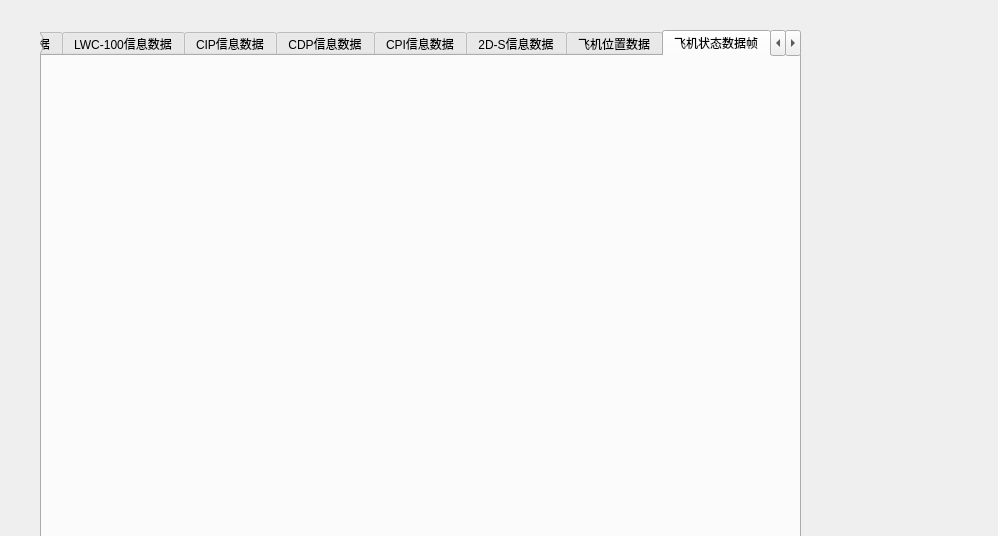
<?xml version="1.0" encoding="UTF-8"?>
<ui version="4.0">
 <class>sendDataWidget</class>
 <widget class="QWidget" name="sendDataWidget">
  <property name="geometry">
   <rect>
    <x>0</x>
    <y>0</y>
    <width>998</width>
    <height>536</height>
   </rect>
  </property>
  <property name="windowTitle">
   <string>Form</string>
  </property>
  <widget class="QTabWidget" name="tabWidget">
   <property name="geometry">
    <rect>
     <x>40</x>
     <y>30</y>
     <width>761</width>
     <height>511</height>
    </rect>
   </property>
   <property name="currentIndex">
    <number>12</number>
   </property>
   <widget class="QWidget" name="AIMMS30">
    <attribute name="title">
     <string>AIMMS-30标准气象数据</string>
    </attribute>
    <widget class="QLabel" name="label_2">
     <property name="geometry">
      <rect>
       <x>150</x>
       <y>100</y>
       <width>72</width>
       <height>16</height>
      </rect>
     </property>
     <property name="text">
      <string>湿度</string>
     </property>
    </widget>
    <widget class="QLabel" name="label_7">
     <property name="geometry">
      <rect>
       <x>410</x>
       <y>100</y>
       <width>72</width>
       <height>16</height>
      </rect>
     </property>
     <property name="text">
      <string>风速</string>
     </property>
    </widget>
    <widget class="QLineEdit" name="lineEdit_2">
     <property name="geometry">
      <rect>
       <x>200</x>
       <y>100</y>
       <width>61</width>
       <height>21</height>
      </rect>
     </property>
    </widget>
    <widget class="QLineEdit" name="lineEdit_5">
     <property name="geometry">
      <rect>
       <x>330</x>
       <y>100</y>
       <width>61</width>
       <height>21</height>
      </rect>
     </property>
    </widget>
    <widget class="QLineEdit" name="lineEdit">
     <property name="geometry">
      <rect>
       <x>80</x>
       <y>100</y>
       <width>61</width>
       <height>21</height>
      </rect>
     </property>
    </widget>
    <widget class="QLabel" name="label_3">
     <property name="geometry">
      <rect>
       <x>270</x>
       <y>100</y>
       <width>72</width>
       <height>16</height>
      </rect>
     </property>
     <property name="text">
      <string>大气压</string>
     </property>
    </widget>
    <widget class="QLineEdit" name="lineEdit_6">
     <property name="geometry">
      <rect>
       <x>460</x>
       <y>100</y>
       <width>61</width>
       <height>21</height>
      </rect>
     </property>
     <property name="text">
      <string/>
     </property>
    </widget>
    <widget class="QLabel" name="label">
     <property name="geometry">
      <rect>
       <x>30</x>
       <y>100</y>
       <width>72</width>
       <height>16</height>
      </rect>
     </property>
     <property name="text">
      <string>温度</string>
     </property>
    </widget>
    <widget class="QLabel" name="label_8">
     <property name="geometry">
      <rect>
       <x>530</x>
       <y>100</y>
       <width>72</width>
       <height>16</height>
      </rect>
     </property>
     <property name="text">
      <string>风向 </string>
     </property>
    </widget>
    <widget class="QLineEdit" name="lineEdit_7">
     <property name="geometry">
      <rect>
       <x>570</x>
       <y>100</y>
       <width>61</width>
       <height>21</height>
      </rect>
     </property>
     <property name="text">
      <string/>
     </property>
    </widget>
   </widget>
   <widget class="QWidget" name="tab_8">
    <attribute name="title">
     <string>AIMMS-30飞机状态包数据</string>
    </attribute>
   </widget>
   <widget class="QWidget" name="tab_9">
    <attribute name="title">
     <string>FCDP数据帧</string>
    </attribute>
   </widget>
   <widget class="QWidget" name="tab_10">
    <attribute name="title">
     <string>D/XAS信息数据帧</string>
    </attribute>
   </widget>
   <widget class="QWidget" name="tab_11">
    <attribute name="title">
     <string>LWC/TWC信息数据</string>
    </attribute>
   </widget>
   <widget class="QWidget" name="tab_12">
    <attribute name="title">
     <string>PCASP信息数据</string>
    </attribute>
   </widget>
   <widget class="QWidget" name="tab_13">
    <attribute name="title">
     <string>LWC-100信息数据</string>
    </attribute>
   </widget>
   <widget class="QWidget" name="tab_14">
    <attribute name="title">
     <string>CIP信息数据</string>
    </attribute>
   </widget>
   <widget class="QWidget" name="tab_6">
    <attribute name="title">
     <string>CDP信息数据</string>
    </attribute>
   </widget>
   <widget class="QWidget" name="tab_7">
    <attribute name="title">
     <string>CPI信息数据</string>
    </attribute>
   </widget>
   <widget class="QWidget" name="tab_4">
    <attribute name="title">
     <string>2D-S信息数据</string>
    </attribute>
   </widget>
   <widget class="QWidget" name="tab_5">
    <attribute name="title">
     <string>飞机位置数据</string>
    </attribute>
   </widget>
   <widget class="QWidget" name="tab_2">
    <attribute name="title">
     <string>飞机状态数据帧</string>
    </attribute>
   </widget>
   <widget class="QWidget" name="tab_3">
    <attribute name="title">
     <string>开通北斗数据帧</string>
    </attribute>
   </widget>
  </widget>
 </widget>
 <resources/>
 <connections/>
</ui>
